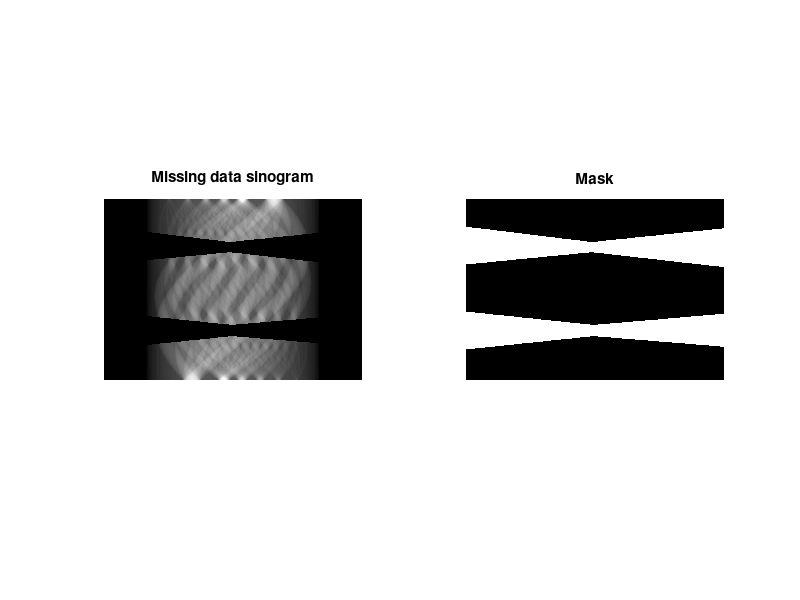

This chart was generated by the following MATLAB code: (Note: this script raises an error after producing the figure.)
% Image (2D) inpainting demo using CCPi-RGL
clear; close all
Path1 = sprintf(['..' filesep 'mex_compile' filesep 'installed'], 1i);
Path2 = sprintf(['..' filesep '..' filesep '..' filesep 'data' filesep], 1i);
addpath(Path1);
addpath(Path2);

load('SinoInpaint.mat');
Sinogram = Sinogram./max(Sinogram(:));
Sino_mask = Sinogram.*(1-single(Mask));
figure; 
subplot(1,2,1); imshow(Sino_mask, [0 1]); title('Missing data sinogram');
subplot(1,2,2); imshow(Mask, [0 1]); title('Mask');
%%
fprintf('Inpaint using Linear-Diffusion model (CPU) \n');
iter_diff = 5000; % number of diffusion iterations
lambda_regDiff = 6000; % regularisation for the diffusivity 
sigmaPar = 0.0; % edge-preserving parameter
tau_param = 0.000075; % time-marching constant 
tic; u_diff = NonlDiff_Inp(single(Sino_mask), Mask, lambda_regDiff, sigmaPar, iter_diff, tau_param); toc; 
figure; imshow(u_diff, [0 1]); title('Linear-Diffusion inpainted sinogram (CPU)');
%%
fprintf('Inpaint using Nonlinear-Diffusion model (CPU) \n');
iter_diff = 1500; % number of diffusion iterations
lambda_regDiff = 80; % regularisation for the diffusivity 
sigmaPar = 0.00009; % edge-preserving parameter
tau_param = 0.000008; % time-marching constant 
tic; u_diff = NonlDiff_Inp(single(Sino_mask), Mask, lambda_regDiff, sigmaPar, iter_diff, tau_param, 'Huber'); toc; 
figure; imshow(u_diff, [0 1]); title('Non-Linear Diffusion inpainted sinogram (CPU)');
%%
fprintf('Inpaint using Nonlocal Vertical Marching model (CPU) \n');
Increment = 1; % linear increment for the searching window
tic; [u_nom,maskupd] = NonlocalMarching_Inpaint(single(Sino_mask), Mask, Increment); toc;
figure; imshow(u_nom, [0 1]); title('NVM inpainted sinogram (CPU)');
%%